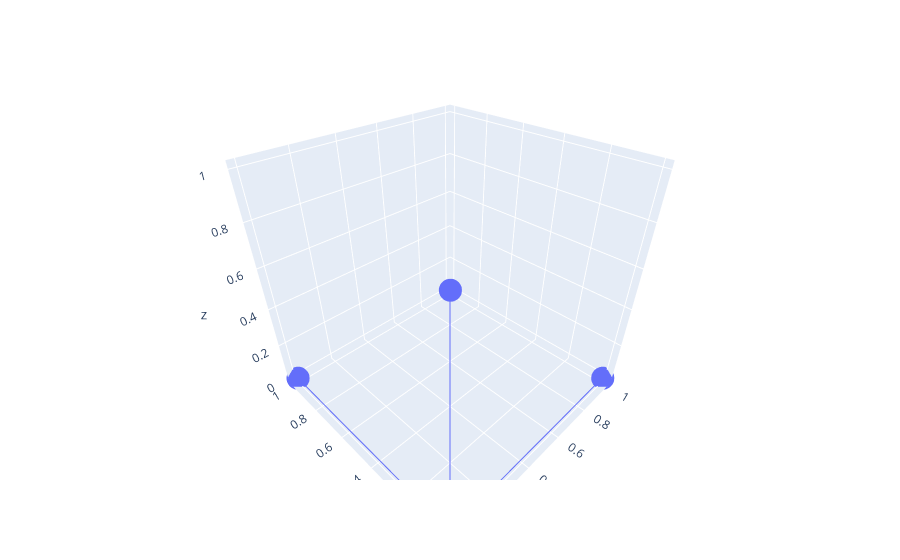
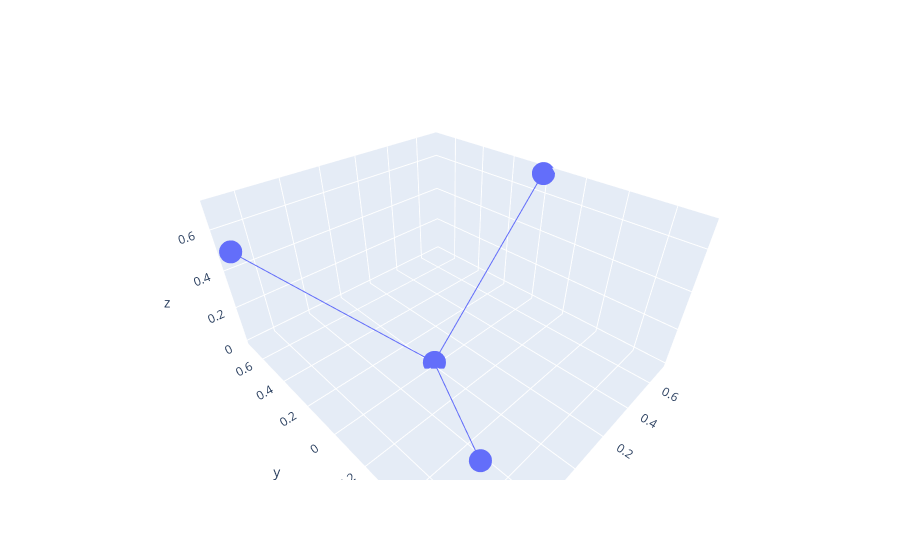

Notebook cell for these charts, in order:
### Code cell
from plotly.offline import init_notebook_mode
init_notebook_mode(connected=True)

import plotly.express as px
import plotly.graph_objects as go
import numpy as np

roll = 45
pitch = 45
yaw = 0

R = rpy2rm(np.deg2rad(roll), np.deg2rad(pitch), np.deg2rad(yaw))

points = np.array([
    [0, 0, 0],
    [0, 0, 1],
    [0, 1, 0],
    [1, 0, 0]
])
conn_map = [0, 1, 0, 2, 0, 3, 0]

def plot3d(points, conn_map) :
    fig = go.Figure(
        data = [go.Scatter3d(
            x = points[conn_map][:, 0],
            y = points[conn_map][:, 1],
            z = points[conn_map][:, 2]
        )]
    )
    fig.update_layout(scene=dict(aspectmode='cube'))

    max_range = np.max(np.ptp(points, axis=0))
    xmin, ymin, zmin = points.min(axis=0)

    print(xmin, ymin, zmin)

    fig.update_layout(scene=dict(
        xaxis = dict(range=[xmin-0.1, xmin + max_range+ 0.1]),
        yaxis = dict(range=[ymin-0.1, ymin + max_range+ 0.1]),
        zaxis = dict(range=[zmin-0.1, zmin + max_range+ 0.1])
    ))

    layout = go.Layout(
        scene = dict(
            camera = dict(
                eye = dict(x=-1, y = -1, z = 1)
            )
        )
    )
    fig.layout = layout
    fig.show()

rotated = np.matmul(R, points.T).T

print("rotated")
print(rotated)

plot3d(points, conn_map)
plot3d(rotated, conn_map)

### Figure 1 — Plotly figure (JSON) as saved in the notebook; plotly's stock layout.template omitted (floating-point values rounded to 4 significant figures)
{"data": [{"type": "scatter3d", "x": [0, 0, 0, 0, 0, 1, 0], "y": [0, 0, 0, 1, 0, 0, 0], "z": [0, 1, 0, 0, 0, 0, 0]}], "layout": {"scene": {"camera": {"eye": {"x": -1, "y": -1, "z": 1}}}}}

### Figure 2 — Plotly figure (JSON) as saved in the notebook; plotly's stock layout.template omitted (floating-point values rounded to 4 significant figures)
{"data": [{"type": "scatter3d", "x": [0, -0.5, 0, -0.5, 0, 0.7071, 0], "y": [0, -0.7071, 0, 0.7071, 0, 0, 0], "z": [0, 0.5, 0, 0.5, 0, 0.7071, 0]}], "layout": {"scene": {"camera": {"eye": {"x": -1, "y": -1, "z": 1}}}}}
